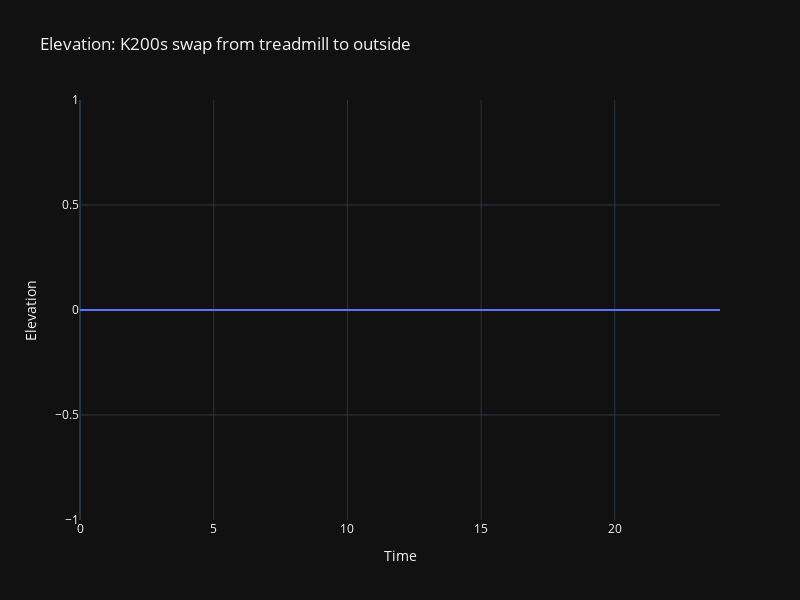

Notebook source saved alongside this figure:
### Markdown cell above
### Elevation

### Code cell
data = numericPlot('Elevation', elevation)
fig = px.line(data, x='Time', y='Elevation', title=f'Elevation: {name}')
fig.update_layout(autosize=False, width=800, height=600)
fig.show()

### Figure 1 — Plotly figure (JSON) as saved in the notebook; plotly's stock layout.template omitted (floating-point values rounded to 4 significant figures; data arrays with more than 128 entries replaced by an {"elided": "..."} marker saying what was removed)
{"data": [{"hovertemplate": "Time=%{x}<br>Elevation=%{y}<extra></extra>", "legendgroup": "", "line": {"color": "#636efa", "dash": "solid"}, "marker": {"symbol": "circle"}, "mode": "lines", "name": "", "showlegend": false, "x": {"elided": "1194 float values"}, "xaxis": "x", "y": {"elided": "1194 int values"}, "yaxis": "y", "type": "scattergl"}], "layout": {"xaxis": {"anchor": "y", "domain": [0.0, 1.0], "title": {"text": "Time"}}, "yaxis": {"anchor": "x", "domain": [0.0, 1.0], "title": {"text": "Elevation"}}, "legend": {"tracegroupgap": 0}, "title": {"text": "Elevation: K200s swap from treadmill to outside"}, "autosize": false, "width": 800, "height": 600}}
